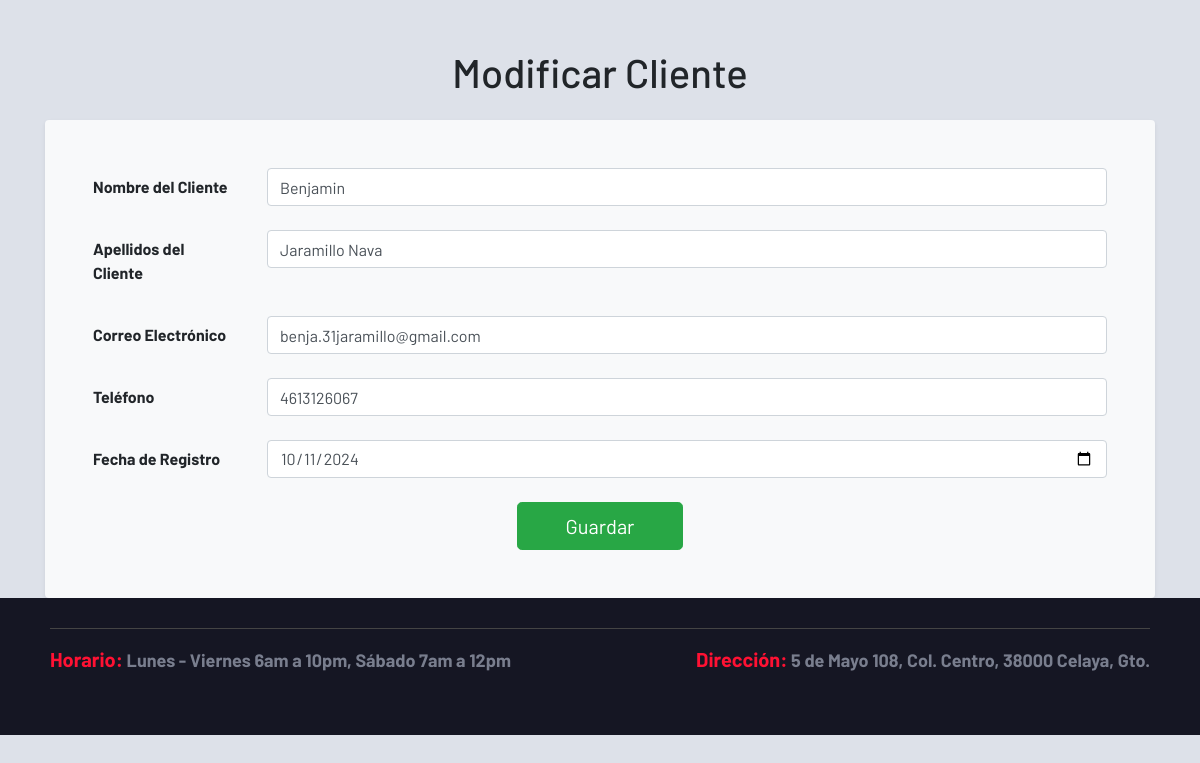
Page /admin/cliente.php?accion=actualizar&id=10 (signed in) on the committed database.
### tables this page shows
CREATE TABLE `clientes` (
  `id_cliente` int(11) NOT NULL,
  `nombre` varchar(100) NOT NULL,
  `apellido` varchar(100) NOT NULL,
  `email` varchar(100) NOT NULL,
  `telefono` varchar(15) DEFAULT NULL,
  `fecha_registro` date NOT NULL
);

### sistema.class.php (called while the page is built, shortened)
<?php
class Sistema
{
    function conexion()
    {
        try {
            $this->con = new PDO(SGBD . ':host=' . DBHOST . ';dbname=' . DBNAME . ';port=' . DBPORT, DBUSER, DBPASS);
        } catch (PDOException $e) {
            die("Error de conexión: " . $e->getMessage());
        }
    }
}
?>

### admin/cliente.class.php (called while the page is built, shortened)
<?php
require_once('../sistema.class.php');
class Cliente extends Sistema {
    function readOne($id) {
        $query = "SELECT * FROM clientes WHERE id_cliente = :id_cliente;";
        $sql = $this->con->prepare($query);
        $sql->bindParam(':id_cliente', $id, PDO::PARAM_INT);
        $sql->execute();
        $result = $sql->fetch(PDO::FETCH_ASSOC);
        return $result;
    }
}
?>

### admin/views/cliente/crear.php (the view)
<?php require('views/header.php') ?>
<div class="container mt-5">
    <h1 class="text-center mb-4">
        <?php if ($accion == "crear"): echo("Nuevo "); else: echo("Modificar "); endif; ?> Cliente
    </h1>
    <form action="cliente.php?accion=<?php if ($accion == "crear"): echo('nuevo'); else: echo('modificar&id=' . $id); endif; ?>"
          method="post"
          class="bg-light p-5 rounded shadow-sm">
        <div class="form-group row mb-4">
            <label for="nombre" class="col-sm-2 col-form-label font-weight-bold">Nombre del Cliente</label>
            <div class="col-sm-10">
                <input type="text" name="data[nombre]" placeholder="Escribe aquí el nombre" class="form-control"
                       value="<?php if (isset($cliente['nombre'])): echo($cliente['nombre']); endif; ?>"
                       required />
            </div>
        </div>
        <div class="form-group row mb-4">
            <label for="apellido" class="col-sm-2 col-form-label font-weight-bold">Apellidos del Cliente</label>
            <div class="col-sm-10">
                <input type="text" name="data[apellido]" placeholder="Escribe aquí los apellidos" class="form-control"
                       value="<?php if (isset($cliente['apellido'])): echo($cliente['apellido']); endif; ?>"
                       required />
            </div>
        </div>
        <div class="form-group row mb-4">
            <label for="email" class="col-sm-2 col-form-label font-weight-bold">Correo Electrónico</label>
            <div class="col-sm-10">
                <input type="email" name="data[email]" placeholder="Escribe aquí el correo electrónico" class="form-control"
                       value="<?php if (isset($cliente['email'])): echo($cliente['email']); endif; ?>"
                       required />
            </div>
        </div>
        <div class="form-group row mb-4">
            <label for="telefono" class="col-sm-2 col-form-label font-weight-bold">Teléfono</label>
            <div class="col-sm-10">
                <input type="tel" pattern="[0-9]+" maxlength="10" placeholder="Ingrese solo números" name="data[telefono]"
                       class="form-control"
                       value="<?php if (isset($cliente['telefono'])): echo($cliente['telefono']); endif; ?>"
                       required />
            </div>
        </div>
        <div class="form-group row mb-4">
            <label for="fecha_registro" class="col-sm-2 col-form-label font-weight-bold">Fecha de Registro</label>
            <div class="col-sm-10">
                <input type="date" name="data[fecha_registro]" class="form-control"
                       value="<?php echo isset($cliente['fecha_registro']) ? $cliente['fecha_registro'] : date('Y-m-d'); ?>"
                       min="<?php echo date('Y-m-d'); ?>"
                       required />
            </div>
        </div>
        <div class="text-center">
            <input type="submit" name="data[enviar]" value="Guardar" class="btn btn-success btn-lg px-5" />
        </div>
    </form>
</div>
<?php require('views/footer.php') ?>

### css/estilo.css (style rules this page uses)
* { margin: 0; padding: 0; box-sizing: border-box; font-family: 'Barlow'; }
html { scroll-behavior: smooth; }
body { background-color: #dde1e9; }

### rows in the picture
clientes: nombre "Benjamin", apellido "Jaramillo Nava", email "benja.31jaramillo@gmail.com", telefono "4613126067", fecha_registro "10/11/2024"
